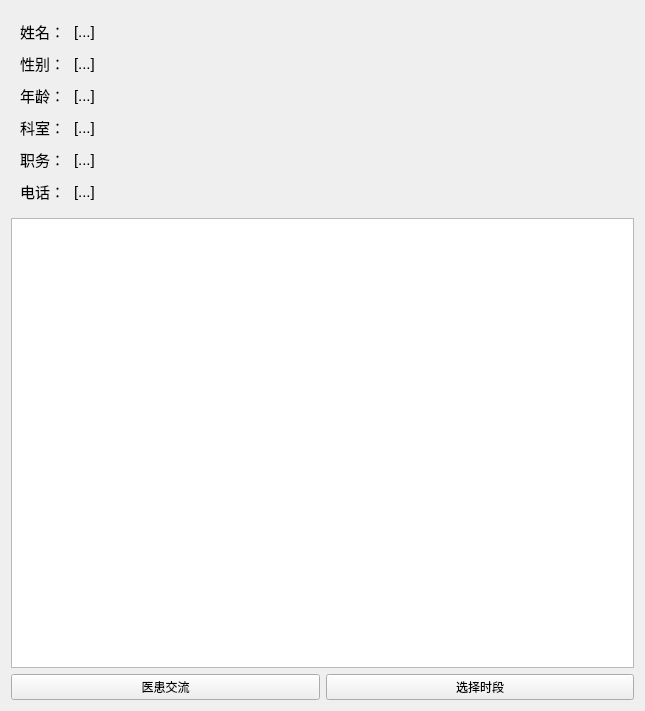
<?xml version="1.0" encoding="UTF-8"?>
<ui version="4.0">
 <class>DoctorInformationDetail</class>
 <widget class="QWidget" name="DoctorInformationDetail">
  <property name="geometry">
   <rect>
    <x>0</x>
    <y>0</y>
    <width>645</width>
    <height>711</height>
   </rect>
  </property>
  <property name="windowTitle">
   <string>医生详细信息</string>
  </property>
  <layout class="QVBoxLayout" name="verticalLayout">
   <item>
    <layout class="QHBoxLayout" name="horizontalLayout_2">
     <item>
      <layout class="QFormLayout" name="formLayout">
       <property name="horizontalSpacing">
        <number>9</number>
       </property>
       <property name="verticalSpacing">
        <number>9</number>
       </property>
       <property name="leftMargin">
        <number>9</number>
       </property>
       <property name="topMargin">
        <number>9</number>
       </property>
       <property name="rightMargin">
        <number>9</number>
       </property>
       <property name="bottomMargin">
        <number>9</number>
       </property>
       <item row="0" column="0">
        <widget class="QLabel" name="label">
         <property name="font">
          <font>
           <pointsize>11</pointsize>
          </font>
         </property>
         <property name="text">
          <string>姓名：</string>
         </property>
        </widget>
       </item>
       <item row="0" column="1">
        <widget class="QLabel" name="label_8">
         <property name="font">
          <font>
           <pointsize>11</pointsize>
          </font>
         </property>
         <property name="text">
          <string>[...]</string>
         </property>
        </widget>
       </item>
       <item row="1" column="0">
        <widget class="QLabel" name="label_2">
         <property name="font">
          <font>
           <pointsize>11</pointsize>
          </font>
         </property>
         <property name="text">
          <string>性别：</string>
         </property>
        </widget>
       </item>
       <item row="1" column="1">
        <widget class="QLabel" name="label_9">
         <property name="font">
          <font>
           <pointsize>11</pointsize>
          </font>
         </property>
         <property name="text">
          <string>[...]</string>
         </property>
        </widget>
       </item>
       <item row="2" column="0">
        <widget class="QLabel" name="label_3">
         <property name="font">
          <font>
           <pointsize>11</pointsize>
          </font>
         </property>
         <property name="text">
          <string>年龄：</string>
         </property>
        </widget>
       </item>
       <item row="2" column="1">
        <widget class="QLabel" name="label_10">
         <property name="font">
          <font>
           <pointsize>11</pointsize>
          </font>
         </property>
         <property name="text">
          <string>[...]</string>
         </property>
        </widget>
       </item>
       <item row="3" column="0">
        <widget class="QLabel" name="label_5">
         <property name="font">
          <font>
           <pointsize>11</pointsize>
          </font>
         </property>
         <property name="text">
          <string>科室：</string>
         </property>
        </widget>
       </item>
       <item row="3" column="1">
        <widget class="QLabel" name="label_11">
         <property name="font">
          <font>
           <pointsize>11</pointsize>
          </font>
         </property>
         <property name="text">
          <string>[...]</string>
         </property>
        </widget>
       </item>
       <item row="4" column="0">
        <widget class="QLabel" name="label_6">
         <property name="font">
          <font>
           <pointsize>11</pointsize>
          </font>
         </property>
         <property name="text">
          <string>职务：</string>
         </property>
        </widget>
       </item>
       <item row="4" column="1">
        <widget class="QLabel" name="label_12">
         <property name="font">
          <font>
           <pointsize>11</pointsize>
          </font>
         </property>
         <property name="text">
          <string>[...]</string>
         </property>
        </widget>
       </item>
       <item row="5" column="0">
        <widget class="QLabel" name="label_4">
         <property name="font">
          <font>
           <pointsize>11</pointsize>
          </font>
         </property>
         <property name="text">
          <string>电话：</string>
         </property>
        </widget>
       </item>
       <item row="5" column="1">
        <widget class="QLabel" name="label_13">
         <property name="font">
          <font>
           <pointsize>11</pointsize>
          </font>
         </property>
         <property name="text">
          <string>[...]</string>
         </property>
        </widget>
       </item>
      </layout>
     </item>
     <item>
      <widget class="QLabel" name="DoctorPhoto">
       <property name="text">
        <string/>
       </property>
       <property name="pixmap">
        <pixmap resource="res.qrc">:/img/DefaultPhoto.jpg</pixmap>
       </property>
       <property name="scaledContents">
        <bool>true</bool>
       </property>
       <property name="alignment">
        <set>Qt::AlignCenter</set>
       </property>
      </widget>
     </item>
    </layout>
   </item>
   <item>
    <widget class="QTextBrowser" name="textBrowser"/>
   </item>
   <item>
    <layout class="QHBoxLayout" name="horizontalLayout">
     <item>
      <widget class="QPushButton" name="ChatBtn">
       <property name="text">
        <string>医患交流</string>
       </property>
      </widget>
     </item>
     <item>
      <widget class="QPushButton" name="AppointmentBtn">
       <property name="text">
        <string>选择时段</string>
       </property>
      </widget>
     </item>
    </layout>
   </item>
  </layout>
 </widget>
 <resources>
  <include location="res.qrc"/>
 </resources>
 <connections/>
</ui>
